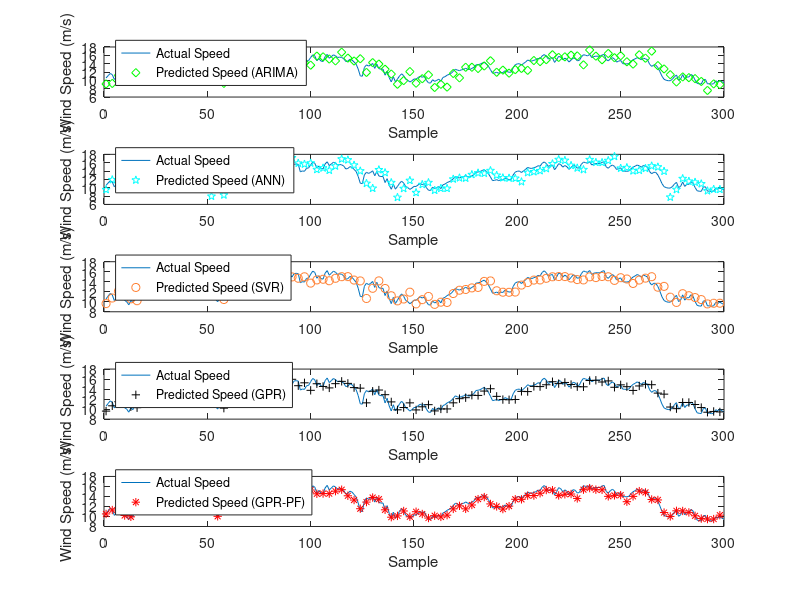

This figure's MATLAB source:
%This file is to generate the plot of trend, error distribution and
%correlation between YtestPaxton speed and predict speed of Blandford by 5
%different methods
clear;
close all;
load('AllResults.mat');
x=1:300;
subplot(5,1,1)
plot(YtestPaxton);                     
hold on
plot( x(1:3:300),Yhat3ARIMAPaxton(1:3:300), 'dg');
xlabel('Sample');
ylabel('Wind Speed (m/s)');
% title('Three-step-ahead Wind Speed Prediction in Paxton');
legend('Actual Speed','Predicted Speed (ARIMA)','Location','SouthWest');
hold off
subplot(5,1,2);
plot(YtestPaxton); 
hold on
plot( x(1:3:300),Yhat3ANNPaxton(1:3:300),'pc');
xlabel('Sample');
ylabel('Wind Speed (m/s)');
legend('Actual Speed','Predicted Speed (ANN)','Location','SouthWest');
hold off

subplot(5,1,3);
plot(YtestPaxton); 
hold on
plot( x(1:3:300),Yhat3SVRPaxton(1:3:300),'o','Color',[1 0.5 0.2]);
xlabel('Sample');
ylabel('Wind Speed (m/s)');
legend('Actual Speed','Predicted Speed (SVR)','Location','SouthWest');
hold off

subplot(5,1,4);

plot(YtestPaxton); 
hold on
plot( x(1:3:300),Yhat3GPRPaxton(1:3:300),'+k');
xlabel('Sample');
ylabel('Wind Speed (m/s)');
legend('Actual Speed','Predicted Speed (GPR)','Location','SouthWest');
hold off

subplot(5,1,5);

plot(YtestPaxton); 
hold on
plot( x(1:3:300),Yhat3GPRPFPaxton(1:3:300),'*r');
xlabel('Sample');
ylabel('Wind Speed (m/s)');
legend('Actual Speed','Predicted Speed (GPR-PF)','Location','SouthWest');
hold off